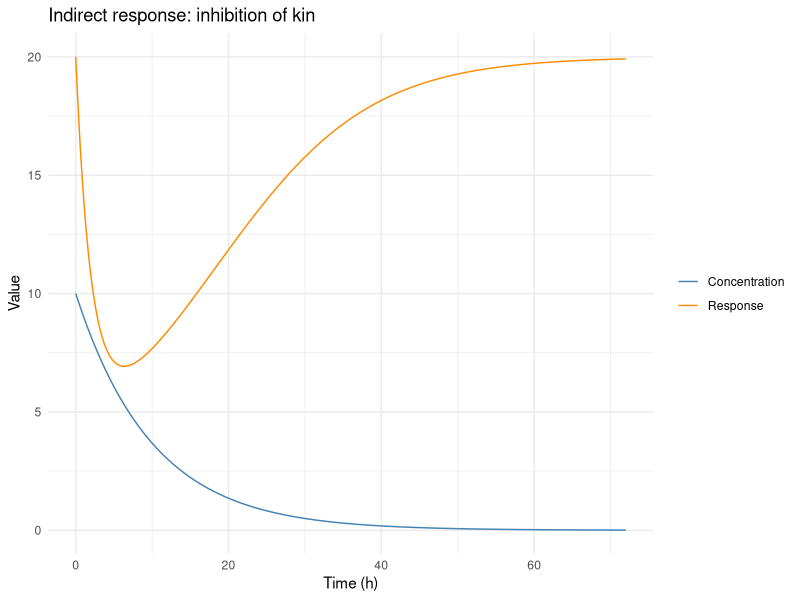

Reproduce this figure in R.
# Pharmacodynamic Models
# Extracted executable R code from 34-pharmacodynamics.qmd
# Generated by scripts/extract_code.R — do not edit by hand.
# Regenerate: Rscript scripts/extract_code.R   (book repo)
#             Rscript scripts/extract_code.R --standalone   (bundle)
# Working directory: run from the repository root (data/ paths are relative).

# ----------------------------------------------------------------------
# Section: deSolve: Indirect Response Simulation
# ----------------------------------------------------------------------
set.seed(20260731)
library(deSolve)
library(dplyr)
library(ggplot2)

pkpd <- function(t, state, parms) {
  with(as.list(c(state, parms)), {
    dA <- -k * A
    C  <- A / V
    I  <- Imax * C / (IC50 + C)
    dR <- kin * (1 - I) - kout * R
    list(c(dA, dR))
  })
}

parms <- c(k = 0.1, V = 50, kin = 10, kout = 0.5,
           Imax = 0.9, IC50 = 2)
state <- c(A = 500, R = 20)  # R0 = kin/kout = 20

times <- seq(0, 72, by = 0.1)
out <- ode(y = state, times = times, func = pkpd, parms = parms)

df <- as.data.frame(out) |>
  mutate(C = A / parms["V"])

ggplot(df, aes(time)) +
  geom_line(aes(y = C, color = "Concentration")) +
  geom_line(aes(y = R, color = "Response")) +
  scale_color_manual(values = c("Concentration" = "steelblue", "Response" = "darkorange")) +
  labs(x = "Time (h)", y = "Value", color = NULL,
       title = "Indirect response: inhibition of kin") +
  theme_minimal()
